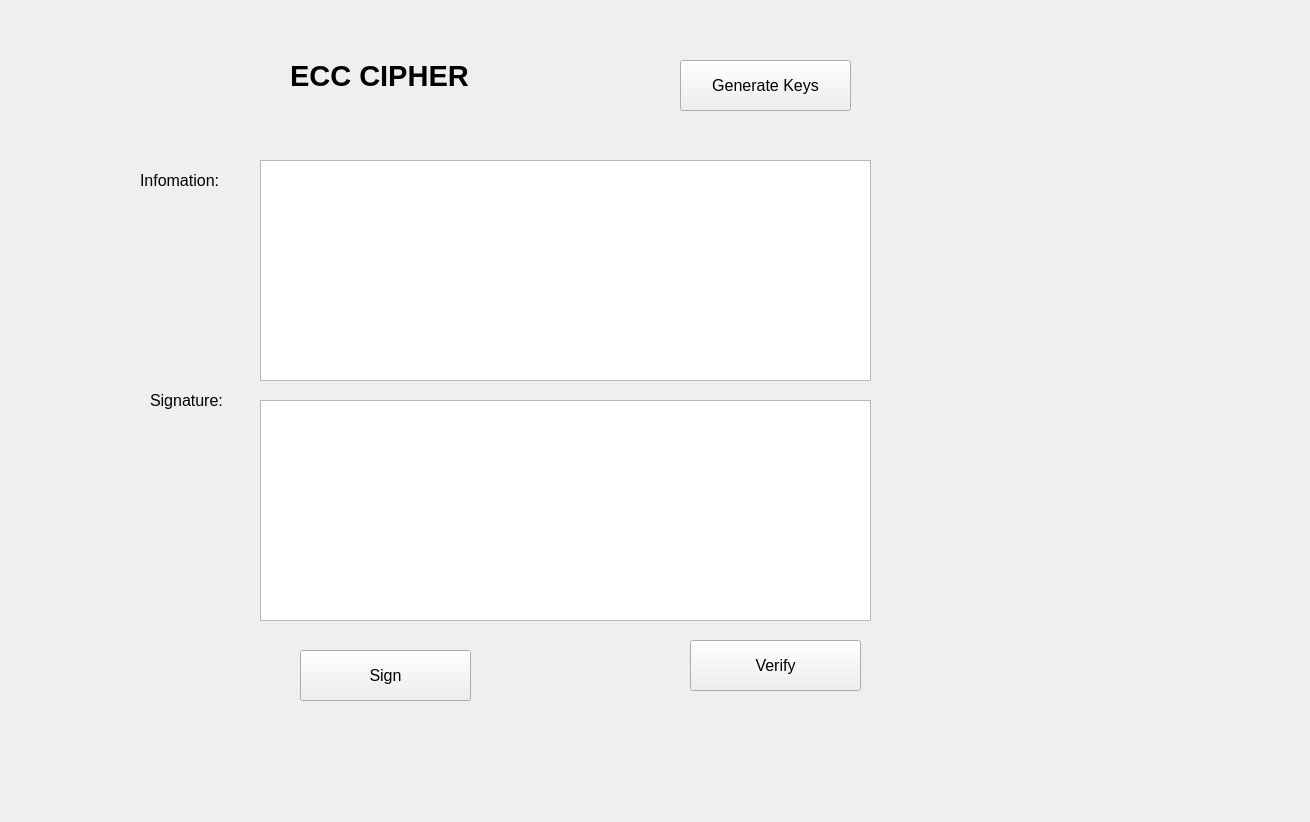
<?xml version="1.0" encoding="UTF-8"?>
<ui version="4.0">
 <class>Form</class>
 <widget class="QWidget" name="Form">
  <property name="geometry">
   <rect>
    <x>0</x>
    <y>0</y>
    <width>1310</width>
    <height>822</height>
   </rect>
  </property>
  <property name="windowTitle">
   <string>Form</string>
  </property>
  <widget class="QLabel" name="label_3">
   <property name="geometry">
    <rect>
     <x>140</x>
     <y>160</y>
     <width>111</width>
     <height>41</height>
    </rect>
   </property>
   <property name="font">
    <font>
     <pointsize>12</pointsize>
    </font>
   </property>
   <property name="text">
    <string>Infomation:</string>
   </property>
  </widget>
  <widget class="QLabel" name="label_4">
   <property name="geometry">
    <rect>
     <x>150</x>
     <y>380</y>
     <width>111</width>
     <height>41</height>
    </rect>
   </property>
   <property name="font">
    <font>
     <pointsize>12</pointsize>
    </font>
   </property>
   <property name="text">
    <string>Signature:</string>
   </property>
  </widget>
  <widget class="QLabel" name="label_5">
   <property name="geometry">
    <rect>
     <x>290</x>
     <y>40</y>
     <width>301</width>
     <height>71</height>
    </rect>
   </property>
   <property name="font">
    <font>
     <pointsize>22</pointsize>
     <weight>75</weight>
     <bold>true</bold>
    </font>
   </property>
   <property name="text">
    <string>ECC CIPHER</string>
   </property>
  </widget>
  <widget class="QPushButton" name="btn_gen_keys">
   <property name="geometry">
    <rect>
     <x>680</x>
     <y>60</y>
     <width>171</width>
     <height>51</height>
    </rect>
   </property>
   <property name="font">
    <font>
     <pointsize>12</pointsize>
    </font>
   </property>
   <property name="text">
    <string>Generate Keys</string>
   </property>
  </widget>
  <widget class="QPushButton" name="btn_sign">
   <property name="geometry">
    <rect>
     <x>300</x>
     <y>650</y>
     <width>171</width>
     <height>51</height>
    </rect>
   </property>
   <property name="font">
    <font>
     <pointsize>12</pointsize>
    </font>
   </property>
   <property name="text">
    <string>Sign</string>
   </property>
  </widget>
  <widget class="QPushButton" name="btn_verify">
   <property name="geometry">
    <rect>
     <x>690</x>
     <y>640</y>
     <width>171</width>
     <height>51</height>
    </rect>
   </property>
   <property name="font">
    <font>
     <pointsize>12</pointsize>
    </font>
   </property>
   <property name="text">
    <string>Verify</string>
   </property>
  </widget>
  <widget class="QTextEdit" name="txt_info">
   <property name="geometry">
    <rect>
     <x>260</x>
     <y>160</y>
     <width>611</width>
     <height>221</height>
    </rect>
   </property>
  </widget>
  <widget class="QTextEdit" name="txt_sign">
   <property name="geometry">
    <rect>
     <x>260</x>
     <y>400</y>
     <width>611</width>
     <height>221</height>
    </rect>
   </property>
  </widget>
 </widget>
 <resources/>
 <connections/>
</ui>
